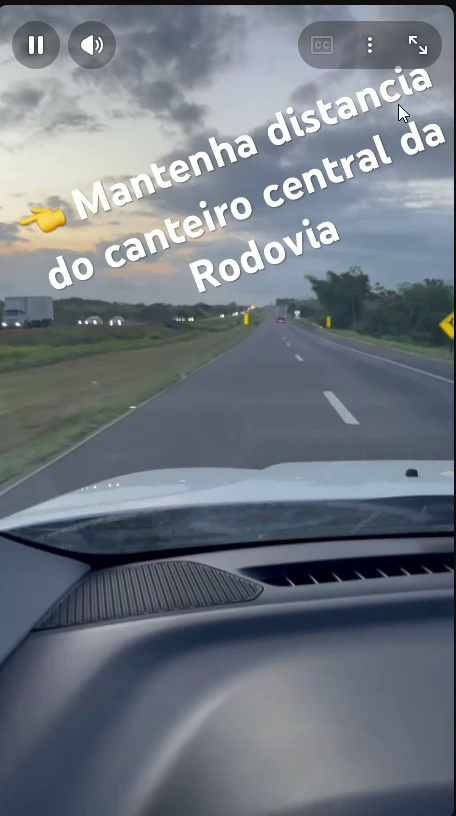
#> input picture tests/vision_playground/frames_extraidos/frame_0000.jpg, 456 x 816 px
$ python -i vegetation_detector.py   (imports and definitions only)
#> lines starting #> are read from the running program, lines starting #| are printed output that depends on the picture; after the words box and inside, x2 and y2 are one past the last pixel; in counts of white or black regions, pixels touching at a corner belong together
#> further down, picture is the input picture: shape (816, 456, 3); mean B, G, R 128.2, 119.7, 112.3
# Pré-filtro barato baseado em cor (HSV + máscara verde).
#
# Não é mais o classificador final do Vision Engine — só estima quanto de um
# frame é "verde" pra decidir se vale a pena gastar o modelo treinável nele
# (ex.: um frame que é só guarda-corpo/asfalto não precisa passar pelo
# classificador). A classificação de severidade em si fica a cargo do
# modelo treinável (ver app/vision/engine.py).

import cv2
import numpy as np


# Valores de HSV calibrados manualmente com a imagem de teste (teste.png)
# usando trackbars. Caso a qualidade da detecção caia com fotos/vídeos
# diferentes (nova câmera, outro horário, vegetação diferente), esses
# valores podem precisar ser recalibrados.
H_MIN, H_MAX = 33, 95
S_MIN, S_MAX = 42, 255
V_MIN, V_MAX = 0, 255


def detectar_vegetacao(frame) -> float:
    """
    Recebe um frame (array numpy, no formato BGR) e retorna o percentual
    de vegetação detectado nesse frame (0 a 100).
    """
    frame_hsv = cv2.cvtColor(frame, cv2.COLOR_BGR2HSV)
#> frame_hsv: shape (816, 456, 3); mean H, S, V 98.3, 47, 130.3

    limite_inferior = np.array([H_MIN, S_MIN, V_MIN])
    limite_superior = np.array([H_MAX, S_MAX, V_MAX])

    mascara = cv2.inRange(frame_hsv, limite_inferior, limite_superior)
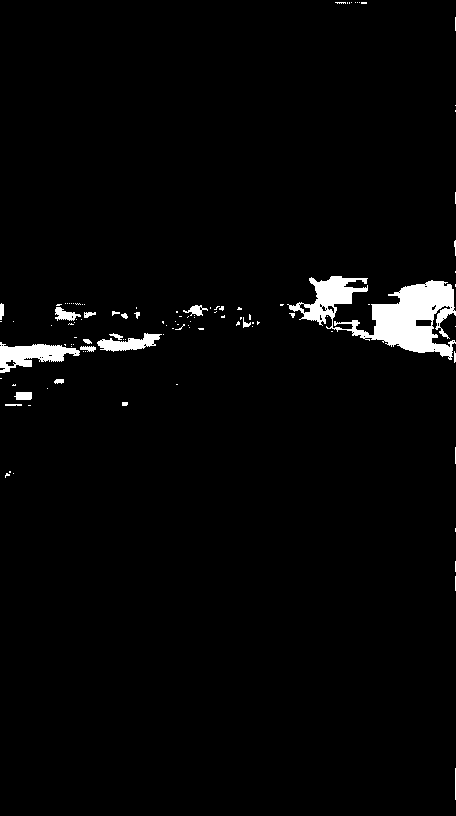
#> mascara: shape (816, 456); 2.5% white; 107 white regions (86 under 20 px), largest, box (x1, y1, x2, y2) and area: (287, 276, 456, 360) 6058, (0, 342, 80, 373) 1265, (97, 333, 162, 352) 623

    pixels_vegetacao = cv2.countNonZero(mascara)
#> pixels_vegetacao = 9302
    altura, largura = mascara.shape
#> altura = 816; largura = 456
    total_pixels = altura * largura
#> total_pixels = 372096

    percentual_vegetacao = (pixels_vegetacao / total_pixels) * 100
#> percentual_vegetacao = 2.5

    return percentual_vegetacao

>>> import cv2
>>> picture = cv2.imread('../../tests/vision_playground/frames_extraidos/frame_0000.jpg')
>>> result = detectar_vegetacao(picture)
#> result = 2.5

$ run again, on tests/vision_playground/frames_extraidos/frame_0001.jpg
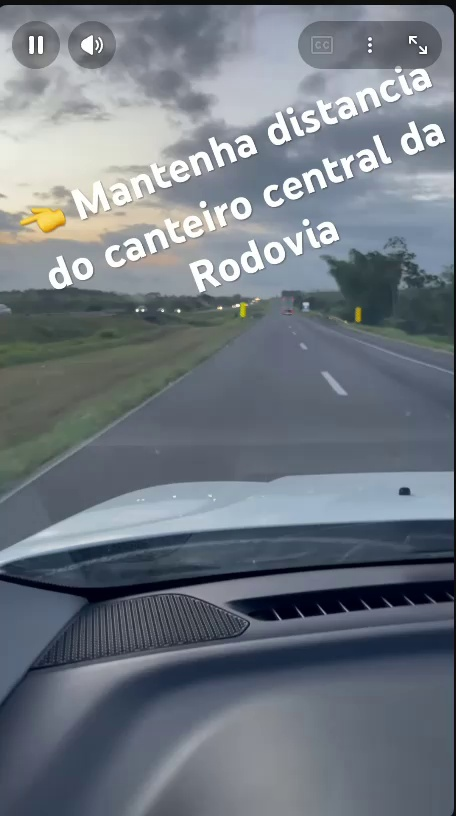
#> input picture tests/vision_playground/frames_extraidos/frame_0001.jpg, 456 x 816 px
#> picture is the input picture: shape (816, 456, 3); mean B, G, R 128.7, 120, 112.2
#> frame_hsv: shape (816, 456, 3); mean H, S, V 98.3, 47.9, 130.7
#> in detectar_vegetacao, `mascara = cv2.inRange(frame_hsv, limite_inferior, limite_superior)`:
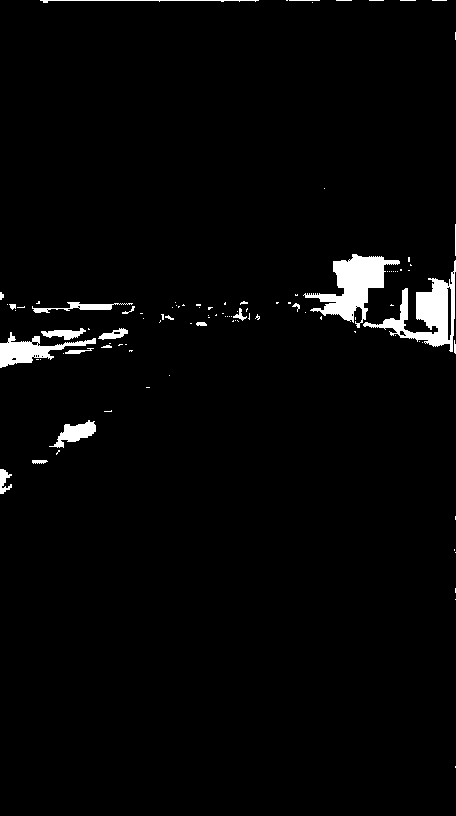
#> mascara: shape (816, 456); 2.5% white; 103 white regions (81 under 20 px), largest, box (x1, y1, x2, y2) and area: (303, 254, 400, 328) 2754, (363, 260, 456, 352) 2627, (0, 332, 96, 368) 1226
#> pixels_vegetacao = 9260
#> percentual_vegetacao = 2.49

$ run again, on tests/vision_playground/frames_extraidos/frame_0002.jpg
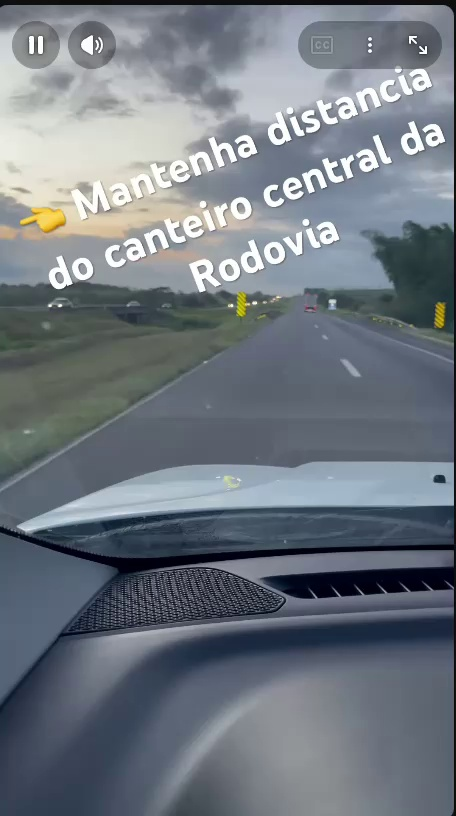
#> input picture tests/vision_playground/frames_extraidos/frame_0002.jpg, 456 x 816 px
#> picture is the input picture: shape (816, 456, 3); mean B, G, R 128.4, 120, 112.4
#> frame_hsv: shape (816, 456, 3); mean H, S, V 97.9, 48.3, 130.6
#> in detectar_vegetacao, `mascara = cv2.inRange(frame_hsv, limite_inferior, limite_superior)`:
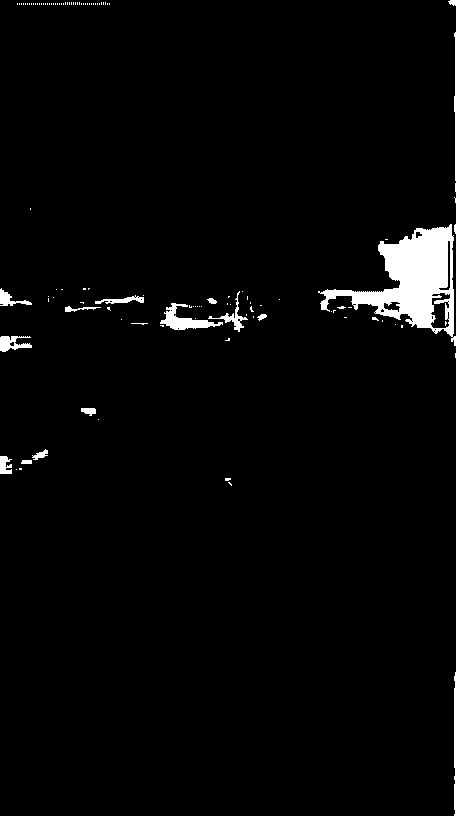
#> mascara: shape (816, 456); 2.5% white; 116 white regions (100 under 20 px), largest, box (x1, y1, x2, y2) and area: (318, 224, 456, 346) 6377, (160, 303, 223, 330) 635, (0, 336, 32, 352) 299
#> pixels_vegetacao = 9363
#> percentual_vegetacao = 2.52

$ run again, on tests/vision_playground/frames_extraidos/frame_0003.jpg
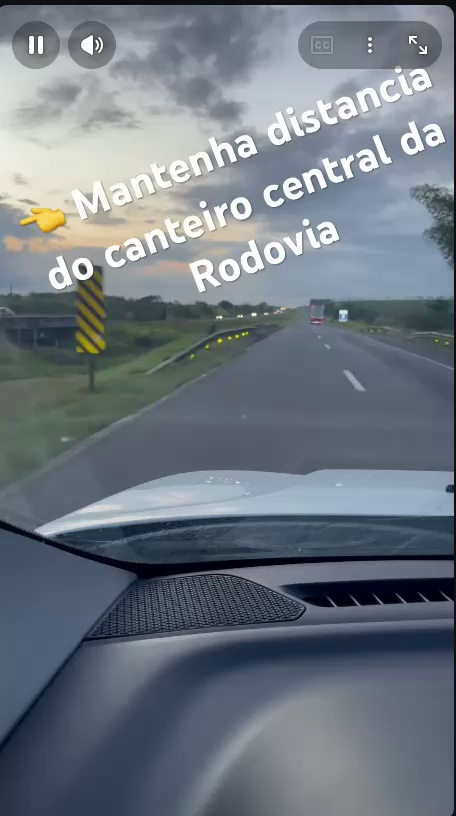
#> input picture tests/vision_playground/frames_extraidos/frame_0003.jpg, 456 x 816 px
#> picture is the input picture: shape (816, 456, 3); mean B, G, R 128.4, 119.8, 111.8
#> frame_hsv: shape (816, 456, 3); mean H, S, V 98.1, 50.3, 130.7
#> in detectar_vegetacao, `mascara = cv2.inRange(frame_hsv, limite_inferior, limite_superior)`:
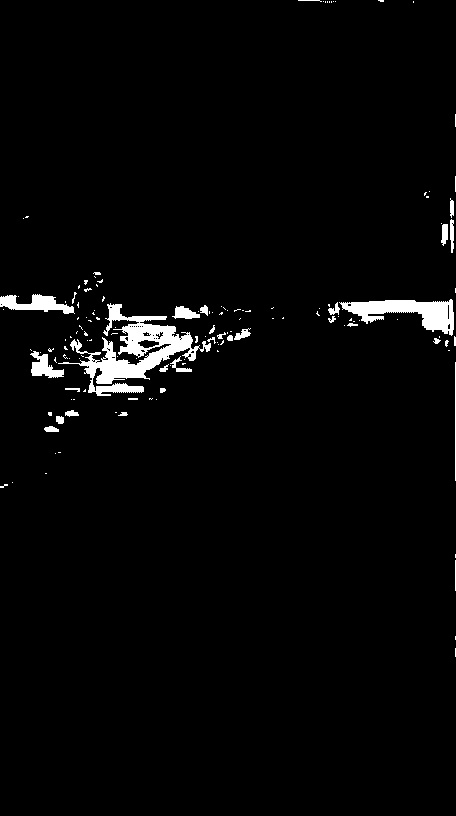
#> mascara: shape (816, 456); 2.6% white; 141 white regions (110 under 20 px), largest, box (x1, y1, x2, y2) and area: (58, 303, 211, 396) 4332, (339, 299, 454, 336) 1986, (0, 294, 75, 314) 773
#> pixels_vegetacao = 9658
#> percentual_vegetacao = 2.6
